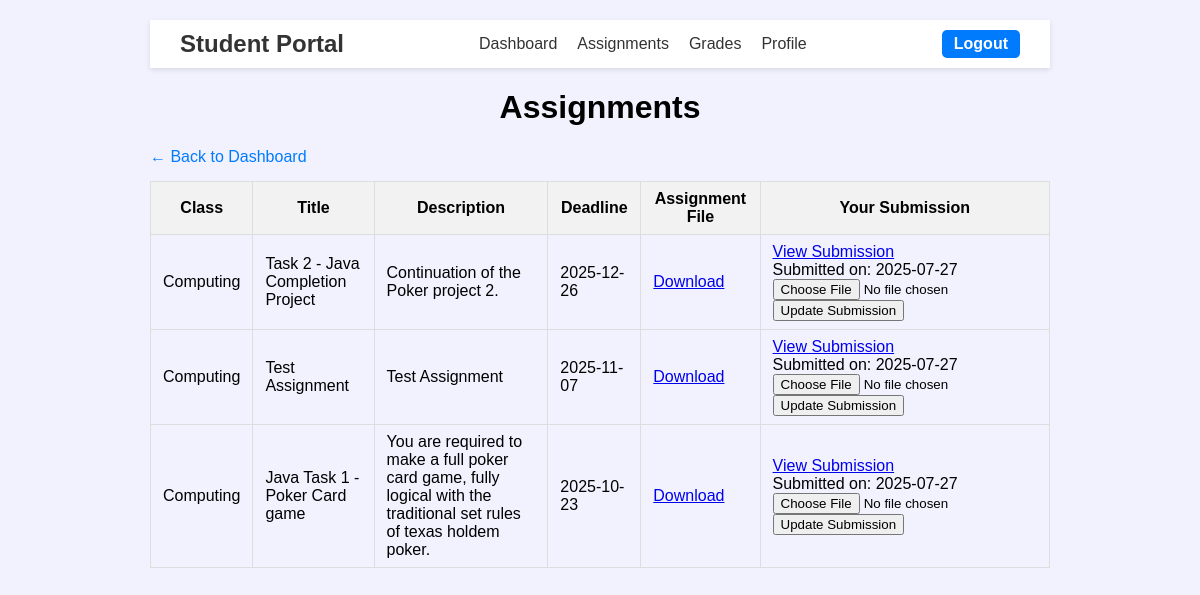
Screenshot of /student_assignments.php (signed in) with the database file from the repository.
### tables this page shows
CREATE TABLE `assignments` (
  `assignment_id` int(11) NOT NULL,
  `class_id` int(11) NOT NULL,
  `teacher_id` int(11) NOT NULL,
  `title` varchar(100) NOT NULL,
  `description` text,
  `file_path` varchar(255) DEFAULT NULL,
  `deadline` date NOT NULL
);

CREATE TABLE `Classes` (
  `class_id` int(11) NOT NULL,
  `class_name` varchar(255) NOT NULL,
  `teacher_id` int(11) NOT NULL
);

CREATE TABLE `submission` (
  `submission_id` int(11) NOT NULL,
  `assignment_id` int(11) NOT NULL,
  `student_id` int(11) NOT NULL,
  `file_path` varchar(255) NOT NULL,
  `submitted_on` date NOT NULL
);

### student_assignments.php (the view, shortened to what this page needs)
<?php
include_once __DIR__ . '/includes/db.php';
include 'includes/header_student.php';
$student_user_id = $_SESSION['user_id'];
$stmt = $conn->prepare("SELECT student_id FROM students WHERE user_id = ?");
$stmt->bind_param("i", $student_user_id);
$stmt->execute();
$stmt->bind_result($student_id);
$classes = [];
$stmt = $conn->prepare("SELECT c.class_id, c.class_name FROM class_student cs JOIN classes c ON cs.class_id = c.class_id WHERE cs.student_id = ? ORDER BY c.class_name");
$stmt->bind_param("i", $student_id);
$stmt->execute();
$result = $stmt->get_result();
while ($row = $result->fetch_assoc()) {
    $classes[] = $row;
}
$class_id = $_GET['class_id'] ?? null;
$assignments = [];
if ($class_id) {
    $stmt = $conn->prepare("SELECT COUNT(*) FROM class_student WHERE class_id = ? AND student_id = ?");
    $stmt->bind_param("ii", $class_id, $student_id);
    $stmt->execute();
    $stmt->bind_result($is_enrolled);
    $stmt->fetch();
    $stmt->close();
    if (!$is_enrolled) {
        die("You are not enrolled in this class.");
    }
    $stmt = $conn->prepare("
        SELECT a.assignment_id, a.class_id, a.title, a.description, a.file_path, a.deadline, c.class_name
        FROM assignments a
        JOIN classes c ON a.class_id = c.class_id
        WHERE a.class_id = ?
        ORDER BY a.deadline DESC
    ");
    $stmt->bind_param("i", $class_id);
    $stmt->execute();
    $result = $stmt->get_result();
    while ($row = $result->fetch_assoc()) {
        $assignments[] = $row;
    }
    $stmt->close();
} else {
    $class_ids = array_column($classes, 'class_id');
    if ($class_ids) {
        $placeholders = implode(',', array_fill(0, count($class_ids), '?'));
        $types = str_repeat('i', count($class_ids));
        $sql = "SELECT a.assignment_id, a.class_id, a.title, a.description, a.file_path, a.deadline, c.class_name
                FROM assignments a
                JOIN classes c ON a.class_id = c.class_id
                WHERE a.class_id IN ($placeholders)
                ORDER BY a.deadline DESC";
        $stmt = $conn->prepare($sql);
        $stmt->bind_param($types, ...$class_ids);
        $stmt->execute();
        $result = $stmt->get_result();
        while ($row = $result->fetch_assoc()) {
            $assignments[] = $row;
        }
    }
}
?>
<!DOCTYPE html>
<html lang="en">
<head>
</head>
<body>
<h1>Assignments</h1>
<a href="student_dashboard.php" class="back-link">&larr; Back to Dashboard</a>
<?php if ($assignments): ?>
    <table>
        <thead>
            <tr>
                <th>Class</th>
                <th>Title</th>
                <th>Description</th>
                <th>Deadline</th>
                <th>Assignment File</th>
                <th>Your Submission</th>
            </tr>
        </thead>
        <tbody>
            <?php foreach ($assignments as $a):
                $stmt = $conn->prepare("SELECT submission_id, file_path, submitted_on FROM submission WHERE assignment_id = ? AND student_id = ?");
                $stmt->bind_param("ii", $a['assignment_id'], $student_id);
                $stmt->execute();
                $result = $stmt->get_result();
                $submission = $result->fetch_assoc();
            ?>
            <tr>
                <td><?= htmlspecialchars($a['class_name']) ?></td>
                <td><?= htmlspecialchars($a['title']) ?></td>
                <td><?= nl2br(htmlspecialchars($a['description'])) ?></td>
                <td><?= htmlspecialchars($a['deadline']) ?></td>
                <td>
                    <?php if ($a['file_path']): ?>
                        <a href="<?= htmlspecialchars($a['file_path']) ?>" target="_blank">Download</a>
                    <?php else: ?>
                        No file
                    <?php endif; ?>
                </td>
                <td>
                    <?php if ($submission): ?>
                        <a href="<?= htmlspecialchars($submission['file_path']) ?>" target="_blank">View Submission</a><br>
                        Submitted on: <?= htmlspecialchars($submission['submitted_on']) ?><br>
                        <form method="post" enctype="multipart/form-data">
                            <input type="file" name="submission_file" required />
                            <button type="submit">Update Submission</button>
                        </form>
                    <?php endif; ?>
                </td>
            </tr>
            <?php endforeach; ?>
        </tbody>
    </table>
<?php else: ?>
    <p>No assignments found.</p>
<?php endif; ?>
</body>
</html>

### includes/header_student.php (style rules this page uses)
body { font-family: Arial, sans-serif; margin: 0; background: #f2f2ff; }

### student_assignments.php (style rules this page uses)
body { max-width: 900px; margin: 20px auto; font-family: Arial, sans-serif; }
h1 { text-align: center; }
table { width: 100%; border-collapse: collapse; margin-bottom: 40px; }
th, td { padding: 8px 12px; border: 1px solid #ddd; }
th { background: #f2f2f2; }
form { margin: 0; }
.back-link { display: inline-block; margin-bottom: 15px; text-decoration: none; color: #007bff; }

### rows the page displays
assignments: class.class_name "Computing", title "Task 2 - Java Completion Project", description "Continuation of the Poker project 2.", deadline "2025-12-26", submission.submitted_on "2025-07-27"
assignments: class.class_name "Computing", title "Test Assignment", description "Test Assignment", deadline "2025-11-07", submission.submitted_on "2025-07-27"
assignments: class.class_name "Computing", title "Java Task 1 - Poker Card game", description "You are required to make a full poker card game, fully logical with the traditional set rules of texas holdem poker.", deadline "2025-10-23", submission.submitted_on "2025-07-27"
